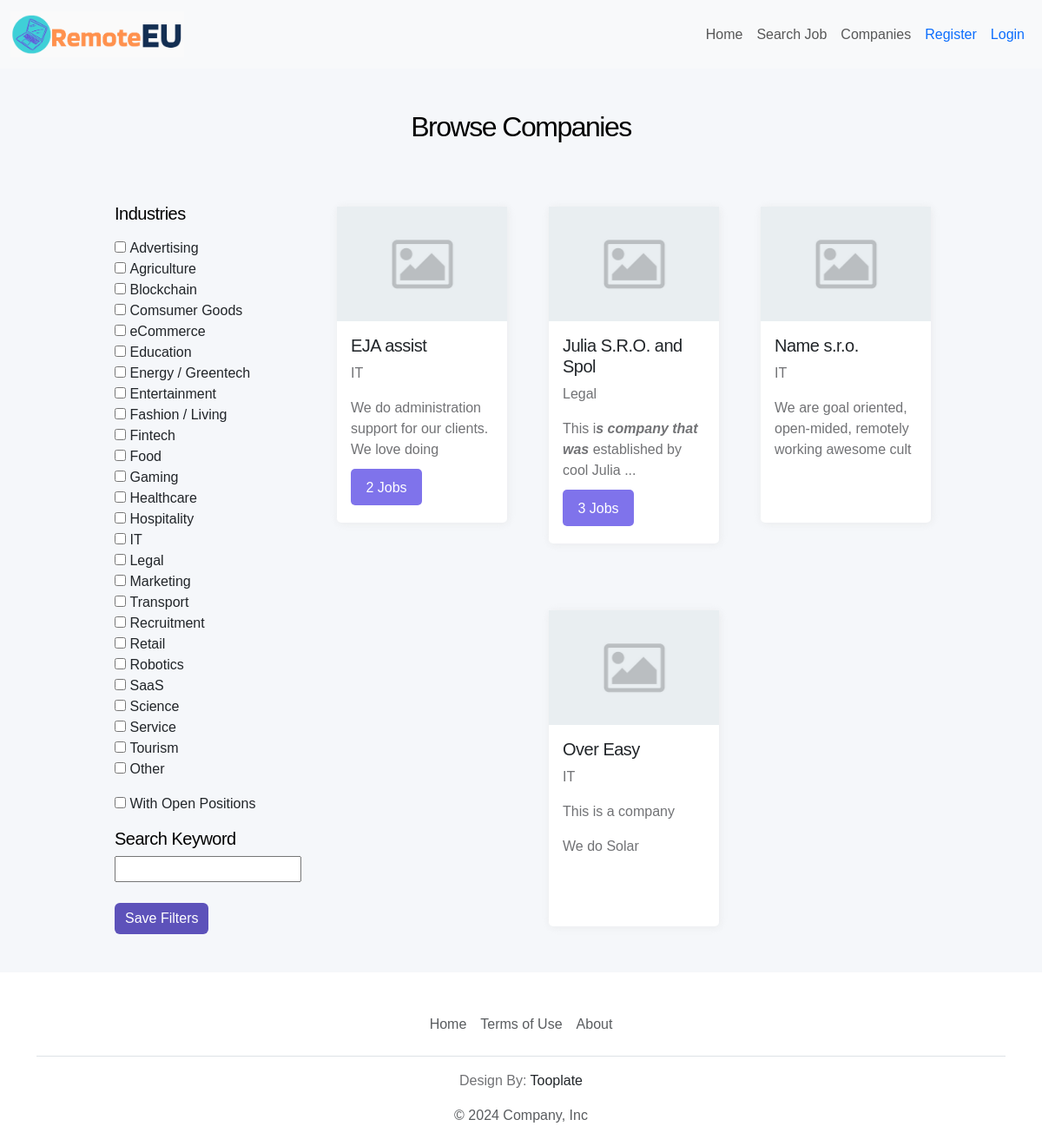
/companies, run on an earlier commit of the app's database.
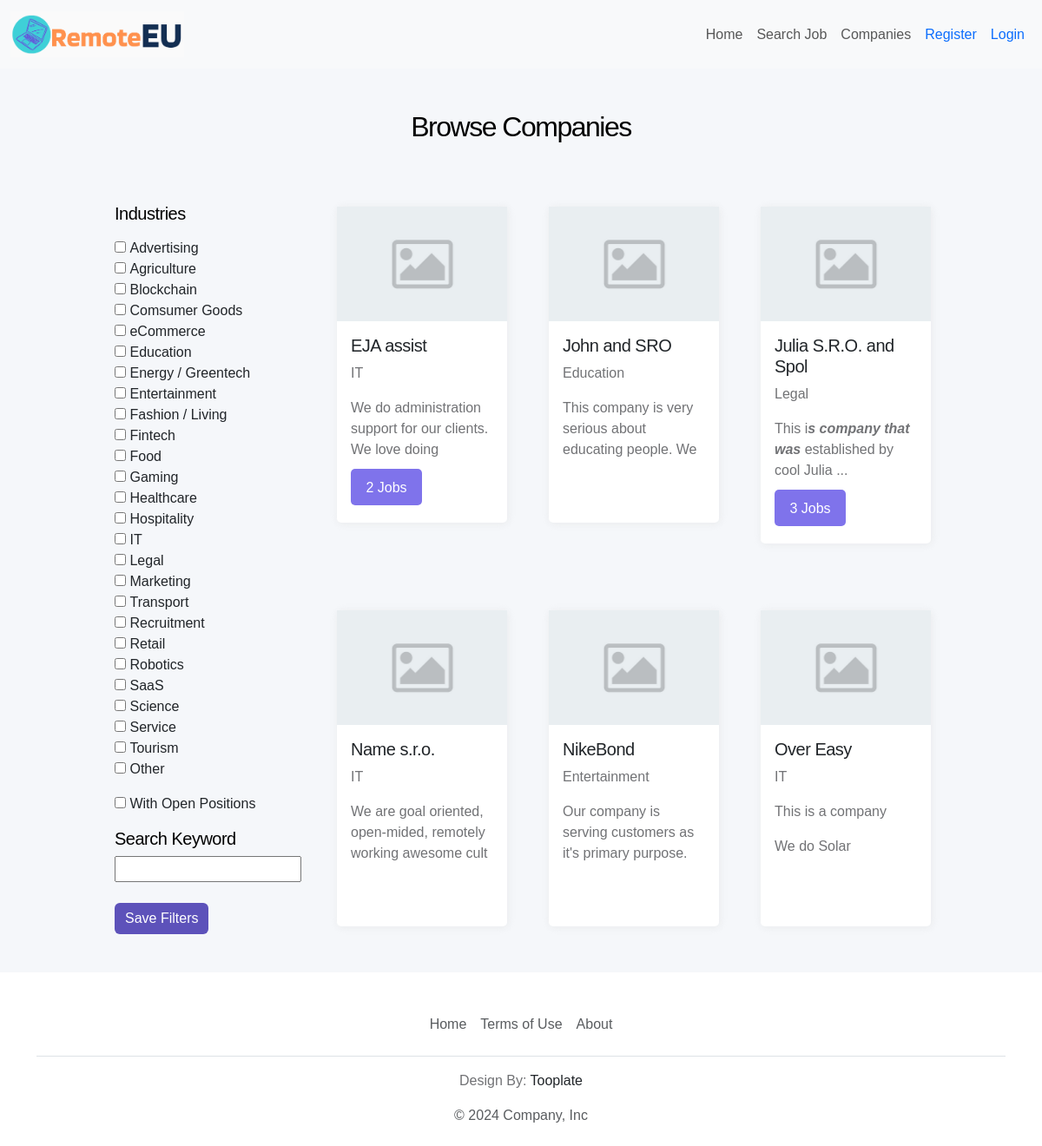
And on a later commit of the database.
### tables.py (models this page shows, shortened)
class Company(db.Model):
    id: Mapped[int] = mapped_column(Integer, primary_key=True)
    name: Mapped[str] = mapped_column(String(100))
    name_slug: Mapped[str] = mapped_column(String(100))
    url: Mapped[str] = mapped_column(String(300))
    industry: Mapped[str] = mapped_column(String(100))
    about: Mapped[str] = mapped_column(String(1000))
    contact: Mapped[str] = mapped_column(String(100))
    num_of_jobs: Mapped[int] = mapped_column(Integer)
    num_of_hidden_jobs: Mapped[int] = mapped_column(Integer)
    address: Mapped[str] = mapped_column(String(100))
    administrator_id: Mapped[int] = mapped_column(Integer)

### main.py (the view, shortened to what this page needs)
@app.route('/companies', methods=['GET', 'POST'])
def companies():
    search = request.args.getlist('search')
    industry = request.args.getlist('industry')
    filter_form = SideIndustryToolbar()
    filter_conditions_ind = []
    active_jobs_only = False
    companies_full_info = Company.query.filter(and_(
        Company.url != '',
        Company.about != '',
        Company.contact != '',
        Company.address != ''
    )).all()
    companies_full_info_ids = {company.id for company in companies_full_info}
    if len(industry) == 0 and len(search) == 0:
        print('NO PARAMS')
        companies_intersection = Company.query.order_by(Company.name).filter(and_(
            Company.url != '',
            Company.about != '',
            Company.contact != '',
            Company.address != ''
        )).all()
    companies_len = len(companies_intersection)
    return render_template('companies.html',
                           companies_len=companies_len,
                           url_query=industry,
                           search_query=search,
                           form=filter_form,
                           industries = company_industries,
                           companies=companies_intersection,
                           logged_in = current_user.is_authenticated)

### templates/companies.html (shortened to what this page needs)
{% extends "base.html" %} {% block content %}
<section id="companies">
<div class="container-fluid">
    <div class="row justify-content-center align-items-center">
        <div class="col-12 text-center">
            <h2 class="m-5">Browse Companies</h2>
        </div>
    </div>
</div>
<div class="container-fluid">
    <div class="row d-flex justify-content-center">
        <div class="col-xxl-10 col-xl-10 col-lg-11 col-md-12 col-sm-12 d-flex job-board-wrap">
            <div class="col-lg-3 col-md-3 col-sm-12 side-tool-div">
                <form id="category-form" action="{{ url_for('companies') }}" method="POST">
                    <div class="form-wrap">
                        <div class="flex-fill">
                            <h5 class="cat-heading mb-3">Industries</h5>
                            <div id="filters-category" class="filter-div filters-category">
                                {% for industry in industries %}
                                    {% if industry in url_query %}
                                        {{ form[industry](checked="checked") }}
                                    {% else %}
                                        {{ form[industry]() }}
                                    {% endif %}
                                    {{ form[industry].label(class="form-label") }}
                                    <br>
                                {% endfor %}
                            </div>
                        </div>
                    </div>
                    <div class="my-3">
                        {% if 'activejobs' in url_query %}
                            {{form.activejobs(checked="checked")}}
                        {% else %}
                            {{form.activejobs()}}
                        {% endif %}
                        {{form.activejobs.label(class="form-label")}}
                    </div>
                    <div class="form-wrap second-line-wrap">
                        <div class="filters-search">
                            <h5 class="mt-3">Search Keyword</h5>
                            {{ form.searchfield(value=search_query[0]) }}
                            <br>
                            <br>
                        </div>
                        <div class="filters-submit">
                            {{ form.submitindustry(value="Save Filters", class="primary-btn btn") }}
                        </div>
                    </div>
                </form>
            </div>
            <div class="col-lg-9 col-md-9 col-sm-12 companies-results row d-flex justify-content-center">
                {% for comp in companies %}
                    <div class="p-4 col-sm-10 col-md-5 col-lg-5 col-xl-4">
                    <div class="white-div shadow-light d-flex flex-column position-relative shadow-strong-hover company-card-div">
                        <img src="static/images/placeholder-image.jpg" alt="">
                        <div class="p-3">
                            <h5><a class="stretched-link link-dark" href="{{ url_for('company', comp_id=comp.id, name=comp.name_slug ) }}">{{ comp.name }}</a></h5>
                            <p>{{comp.industry}}</p>
                            <div class="company-card-description mb-2">
                                {{ (comp.about[:80])|safe }}...
                            </div>
                            <div class="company-card-fyll-space d-flex align-items-center">
                            {% if comp.num_of_jobs > 0 %}
                                <div class="job-promo">
                                    {% if comp.num_of_jobs == 1 %}
                                        <p>{{ comp.num_of_jobs }} Job</p>
                                    {% elif comp.num_of_jobs > 1 %}
                                        <p>{{ comp.num_of_jobs }} Jobs</p>
                                    {% endif %}
                                </div>
                            {% endif %}
                            </div>
                        </div>
                    </div>
                </div>
                {% endfor %}
            </div>
        </div>
    </div>
</div>
</section>
{% endblock %}

### templates/base.html (shortened to what this page needs)
<!DOCTYPE html>
<html>
  <head>
    <link href="https://cdn.jsdelivr.net/npm/bootstrap@5.3.2/dist/css/bootstrap.min.css" rel="stylesheet">
    <link
      rel="stylesheet"
      href="{{ url_for('static', filename='css/styles.css')}}"
    />
    <link href="https://cdn.quilljs.com/1.3.6/quill.snow.css" rel="stylesheet">
  </head>
  <body>
    <nav class="navbar navbar-expand-lg navbar-light bg-light">
      <div class="container-fluid">
      <a class="navbar-brand" href="/"><img src="{{url_for('static', filename='/images/logos/7.png')}}" alt="page logo" width="200"></a>
      <div class="collapse navbar-collapse nav-to-the-right" id="navbarSupportedContent">
        <ul class="navbar-nav ml-auto">
          <li class="nav-item">
            <a class="nav-link" href="{{ url_for('home') }}">Home</a>
          </li>
          <li class="nav-item">
            <a class="nav-link" href="{{ url_for('board') }}">Search Job</a>
          </li>
          <li class="nav-item">
            <a class="nav-link" href="{{ url_for('companies') }}">Companies</a>
          </li>
          {% if not logged_in: %}
          <li class="nav-item">
            <a class="nav-link text-primary" href="{{ url_for('register') }}">Register</a>
          </li>
          <li class="nav-item">
            <a class="nav-link text-primary" href="{{ url_for('login') }}">Login</a>
          </li>
          {% endif %}
        </ul>
      </div>
    </div>
    </nav>
    {% block content %} {% endblock %}
    <div class="container">
        <footer class="py-3 my-4">
          <ul class="nav justify-content-center border-bottom pb-3 mb-3">
            <li class="nav-item"><a href="#" class="nav-link px-2 text-body-secondary">Home</a></li>
            <li class="nav-item"><a href="#" class="nav-link px-2 text-body-secondary">Terms of Use</a></li>
            <li class="nav-item"><a href="{{ url_for('about') }}" class="nav-link px-2 text-body-secondary">About</a></li>
          </ul>
          <p class="text-center">Design By: <a href="https://www.tooplate.com/" class="link-dark">Tooplate</a></p>
          <p class="text-center text-body-secondary">© 2024 Company, Inc</p>
        </footer>
      </div>
  </body>
</html>

### static/css/styles.css (style rules this page uses)
:root { --white-color: #ffffff; --primary-color: #5d52ba; --secondary-color: #0dcaf0; --section-bg-color: #f0f8ff; --section-bg-color2: #f5f7fa; --custom-btn-bg-color: #f65129; --social-icon-link-bg-color: #7f73eb; --dark-color: #000000; --p-color: #717275; --border-color: #e9eaeb; --body-font-family: 'League Spartan', sans-serif; }
body { background-color: var(--white-color); font-family: var(--body-font-family); }
h1, h2, h3, h4, h5, h6 { color: var(--dark-color); font-weight: var(--font-weight-semibold); letter-spacing: -0.5px; }
h1, h2 { letter-spacing: -1.5px; }
p { color: var(--p-color); font-size: var(--p-font-size); font-weight: var(--font-weight-light); }
a { text-decoration: none; }
section { background-color: var(--section-bg-color2); }
.nav-to-the-right { display: flex; justify-content: end; }
.primary-btn { background: var(--primary-color); border: none; color: var(--white-color); font-size: var(--p-font-size); font-weight: var(--font-weight-normal); transition: all 0.3s; margin-bottom: 24px; }
.white-div { background: var(--white-color); border-radius: 5px; }
.shadow-light { -webkit-box-shadow: 1px 1px 10px 0px rgba(217,217,217,0.4); -moz-box-shadow: 1px 1px 10px 0px rgba(217,217,217,0.4); box-shadow: 1px 1px 10px 0px rgba(217,217,217,0.4); }
.form-label { margin-bottom: 0; }
.side-tool-div { margin: 10px; padding: 10px; }
.job-promo { background-color: #7f73eb; height: 42px; width: 50%; border-radius: 5px; padding: 10px; display: flex; justify-content: center; }
.job-promo p { color: white; }
.company-card-description { height: 70px; overflow: hidden; }
.company-card-fyll-space { height: 50px; }

What changed in the data, as far as the page shows it:
added Company: name "John and SRO", industry "Education", about "This company is very serious about educating people. We…"
added Company: name "NikeBond", industry "Entertainment", about "Our company is serving customers as it's primary purpose.…"
